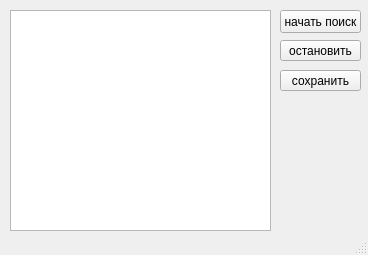
<?xml version="1.0" encoding="UTF-8"?>
<ui version="4.0">
 <class>MainWindow</class>
 <widget class="QMainWindow" name="MainWindow">
  <property name="geometry">
   <rect>
    <x>0</x>
    <y>0</y>
    <width>368</width>
    <height>255</height>
   </rect>
  </property>
  <property name="sizePolicy">
   <sizepolicy hsizetype="Fixed" vsizetype="Fixed">
    <horstretch>0</horstretch>
    <verstretch>0</verstretch>
   </sizepolicy>
  </property>
  <property name="minimumSize">
   <size>
    <width>368</width>
    <height>255</height>
   </size>
  </property>
  <property name="maximumSize">
   <size>
    <width>368</width>
    <height>255</height>
   </size>
  </property>
  <property name="windowTitle">
   <string>Парсер proxy</string>
  </property>
  <property name="animated">
   <bool>false</bool>
  </property>
  <widget class="QWidget" name="centralwidget">
   <property name="sizePolicy">
    <sizepolicy hsizetype="Fixed" vsizetype="Fixed">
     <horstretch>0</horstretch>
     <verstretch>0</verstretch>
    </sizepolicy>
   </property>
   <widget class="QListWidget" name="list_proxy">
    <property name="geometry">
     <rect>
      <x>10</x>
      <y>10</y>
      <width>261</width>
      <height>221</height>
     </rect>
    </property>
    <property name="sizePolicy">
     <sizepolicy hsizetype="Fixed" vsizetype="Fixed">
      <horstretch>0</horstretch>
      <verstretch>0</verstretch>
     </sizepolicy>
    </property>
   </widget>
   <widget class="QPushButton" name="button_start">
    <property name="geometry">
     <rect>
      <x>280</x>
      <y>10</y>
      <width>81</width>
      <height>23</height>
     </rect>
    </property>
    <property name="text">
     <string>начать поиск</string>
    </property>
   </widget>
   <widget class="QPushButton" name="button_save">
    <property name="geometry">
     <rect>
      <x>280</x>
      <y>70</y>
      <width>81</width>
      <height>21</height>
     </rect>
    </property>
    <property name="text">
     <string>сохранить</string>
    </property>
   </widget>
   <widget class="QPushButton" name="button_stop">
    <property name="geometry">
     <rect>
      <x>280</x>
      <y>40</y>
      <width>81</width>
      <height>21</height>
     </rect>
    </property>
    <property name="text">
     <string>остановить</string>
    </property>
   </widget>
  </widget>
  <widget class="QStatusBar" name="statusbar"/>
 </widget>
 <resources/>
 <connections/>
</ui>
